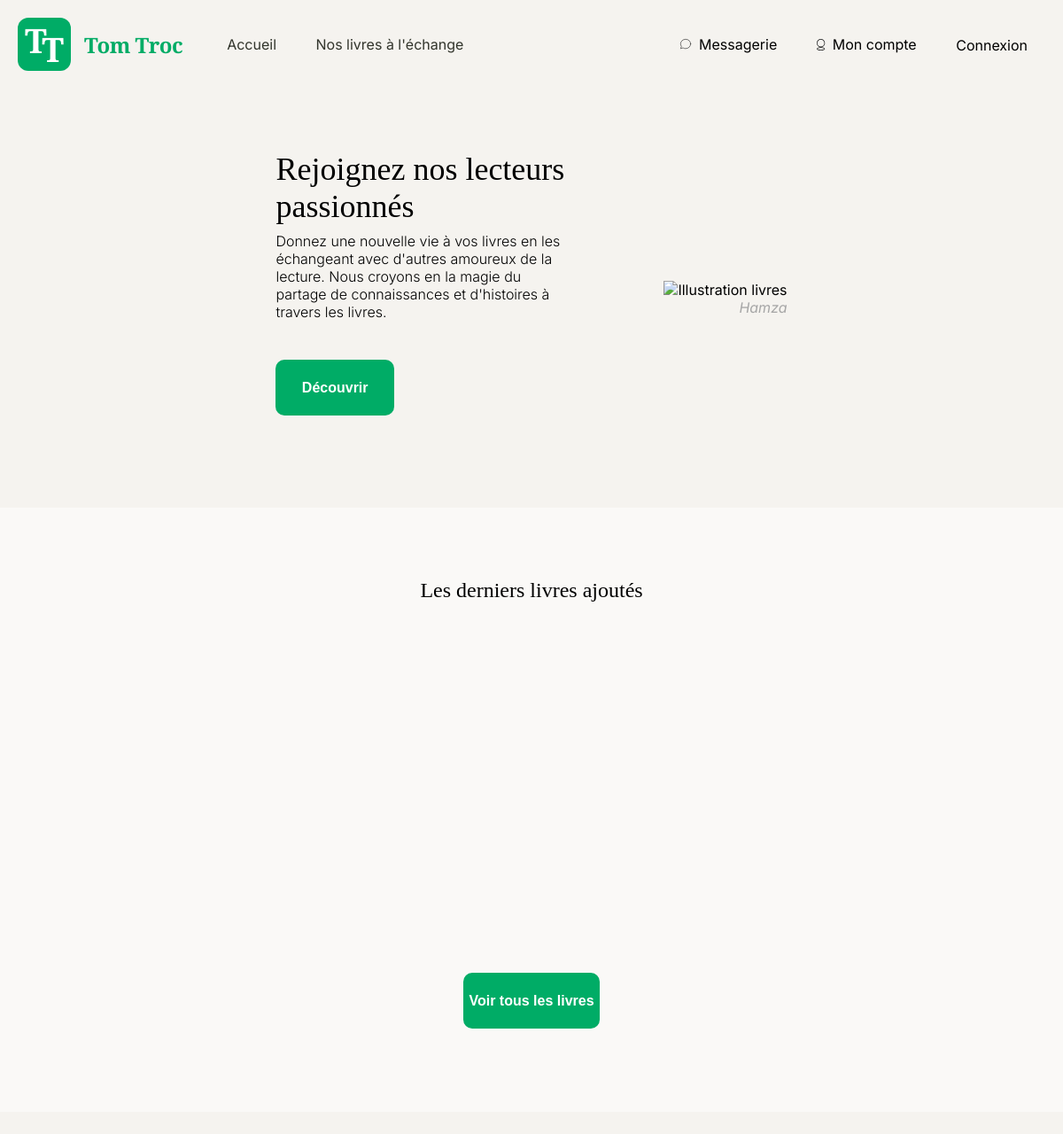
Before: / (upper part) with the older database file.
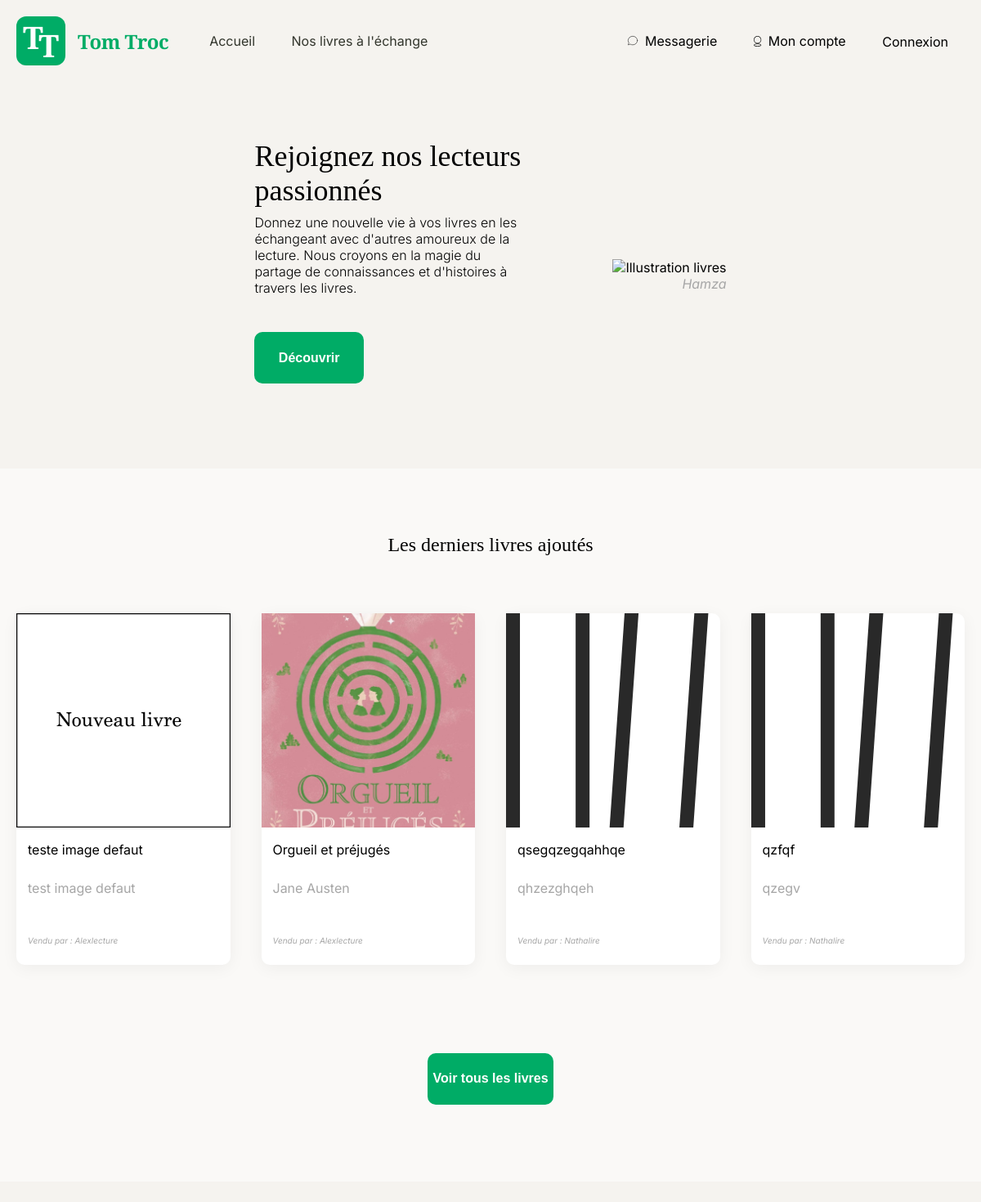
After: the same page with the newer database file.
### tables this page shows
CREATE TABLE IF NOT EXISTS `books` (
  `id` int(11) NOT NULL AUTO_INCREMENT,
  `cover_picture` varchar(256) NOT NULL,
  `title` varchar(256) NOT NULL,
  `author` varchar(256) NOT NULL,
  `description` text NOT NULL,
  `fk_Id_User` int(11) NOT NULL,
  `status` varchar(128) NOT NULL,
  PRIMARY KEY (`id`),
  KEY `fk_Id_User` (`fk_Id_User`)
);

CREATE TABLE IF NOT EXISTS `users` (
  `user_id` int(11) NOT NULL AUTO_INCREMENT,
  `pseudo` varchar(256) NOT NULL,
  `email` varchar(256) NOT NULL,
  `password` varchar(256) NOT NULL,
  `picture` varchar(256) NOT NULL,
  `date_creation` datetime NOT NULL,
  PRIMARY KEY (`user_id`)
);

### app/controllers/Controller.php (called while the page is built, shortened)
<?php
abstract class Controller
{
public function render(string $viewName, array $data =[])
{
extract($data);
require_once 'app/views/partials/header.php';
require_once 'app/views/' . $viewName . '.php';
}
}

### app/controllers/BookController.php (called while the page is built, shortened)
<?php
require_once 'Controller.php';
class BookController extends Controller
{
public function showHome()
{
$bookmanager = new BookManager();
$lastBooks= $bookmanager->lastBooks();
$this->render('ourBooks', ['lastBooks'=>$lastBooks]);
}
}

### app/models/bookManager.php (called while the page is built, shortened)
<?php
class BookManager
{
    public function lastBooks():?array
    {
    $lastBooks = [];
    $db = DBConnect::getPDO();
    $request = $db->prepare('SELECT b.*, u.pseudo, u.picture FROM books b INNER JOIN users u ON b.fk_Id_User = u.user_Id ORDER BY b.id DESC LIMIT 4');
    $request->execute();
    $allLines = $request->fetchAll();
    foreach($allLines as $line){
        $last1Book =new Book($line);
        $lastBooks[]=$last1Book;
    }
    return $lastBooks;
    }
}

### app/autoloader.php (called while the page is built, shortened)
<?php
class Autoloader {
    public static function autoload($class){
        $sources = [
            'app/controllers/',
            'app/models/',
            'config/'
        ];
        foreach ($sources as $source) {
            $file = $source . $class . '.php';
            if (file_exists($file)) {
                return;
            }
        }
    }
}

### app/models/AbstractEntity.php (called while the page is built, shortened)
<?php
abstract class AbstractEntity
{
    protected function hydrate(array $data) : void
    {
        foreach ($data as $key => $value) {
            $method = 'set' . str_replace('_', '', ucwords($key, '_'));
        }
    }
}

### app/models/book.php (called while the page is built, shortened)
<?php
Class Book extends AbstractEntity
{
    private ?int $bookId = null;
    private ?string $title = null;
    private ?string $author = null;
    private ?string $coverPicture = null;
    private ?string $pseudo;
    public function getId(): ?int
        {
        return $this->bookId;
        }
    public function getTitle(): ?string
        {
        return $this->title;}
    public function getAuthor(): ?string
        {
        return $this->author;}
    public function getCoverPicture(): ?string
        {
        return $this->coverPicture;}
    public function getPseudo():?string
    {
        return $this->pseudo;
    }
    public function setId(?int $bookId):void
        {
        $this->bookId = $bookId;
        }
    public function setTitle(?string $title):void
        {
        $this->title = $title;
        }
    public function setAuthor(?string $author):void
    {
        $this->author = $author;
    }
    public function setCoverPicture(?string $coverPicture):void
    {
        $this->coverPicture = $coverPicture;
    }
    public function setPseudo(?string $pseudo):void
    {
        $this->pseudo = $pseudo;
    }
}

### app/views/ourBooks.php (the view, shortened to what this page needs)
<?php require_once 'app/views/partials/header.php'; ?>
        <main>
            <div class="container">
                <div class="hero">
                    <section class="Intro">
                        <h2>Rejoignez nos lecteurs passionnés
                        </h2>
                        <p>Donnez une nouvelle vie à vos livres en les échangeant avec d'autres amoureux de la lecture.
                            Nous croyons en la magie du partage de connaissances et d'histoires à travers les livres.
                        </p>
                        <form action="index.php?action=showAllBooks" method="POST">
                            <button type="submit" class="cta-button">Découvrir</button>
                        </form>
                    </section>
                    <section class="intro-picture">
                        <div class="author-container">
                        <img src="public/assets/img/intro-picture.jpg" alt="Illustration livres">
                        <p class="author-name">Hamza</p>
                        </div>
                    </section>
                </div>
            </div>
        <section class="latest-books">
            <h2>Les derniers livres ajoutés</h2>
            <div class="books-grid-lastBooks">
                <?php foreach($lastBooks as $book): ?>
                    <article class="book-card">
                        <a href="index.php?action=showBook&id=<?= $book->getId() ?>">
                        <img src="public/assets/img/<?= $book->getCoverPicture() ?>" alt="<?= $book->getTitle() ?>">
                        <div class="book-card-content">
                            <h3><?= $book->getTitle() ?></h3>
                            <div class="book-card-content-author">
                                <h3><?= $book->getAuthor() ?></h3>
                            </div>
                            <div class="book-card-content-owner">
                                <p>Vendu par : <?= $book->getpseudo() ?></p>
                            </div>
                        </div></a>
                    </article>
                <?php endforeach; ?>
            </div>
            <div class="container-btn">
            <form action="index.php?action=showAllBooks" method="POST"><button type="submit" class="cta-button">Voir tous les livres</button>
            </div>
        </section>
        <section class="latest-books-text">
        </section>
    </main>

Changed rows visible on the page:
added books: cover_picture (picture), title "teste image defaut", author "test image defaut", fk_Id_User.pseudo "Alexlecture"
added books: cover_picture (picture), title "Orgueil et préjugés", author "Jane Austen", fk_Id_User.pseudo "Alexlecture"
added books: cover_picture (picture), title "qsegqzegqahhqe", author "qhzezghqeh", fk_Id_User.pseudo "Nathalire"
added books: cover_picture (picture), title "qzfqf", author "qzegv", fk_Id_User.pseudo "Nathalire"
